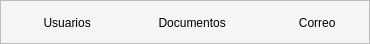
        <widget class="QFrame" name="frameMenu">
         <property name="styleSheet">
          <string notr="true">QFrame {
background-color: rgb(246, 245, 244);
}

QPushButton, QToolButton {
background-color: transparent;
border-radius: 20px;
}

QPushButton:hover, QToolButton:hover {
background-color: rgb(222, 221, 218);
opacity: 0.8;
border-radius: 20px;
}</string>
         </property>
         <property name="frameShape">
          <enum>QFrame::StyledPanel</enum>
         </property>
         <property name="frameShadow">
          <enum>QFrame::Raised</enum>
         </property>
         <widget class="QPushButton" name="usersBtn">
          <property name="geometry">
           <rect>
            <x>20</x>
            <y>10</y>
            <width>91</width>
            <height>25</height>
           </rect>
          </property>
          <property name="text">
           <string> Usuarios</string>
          </property>
          <property name="icon">
           <iconset>
            <normaloff>users-icon.jpg</normaloff>users-icon.jpg</iconset>
          </property>
          <property name="iconSize">
           <size>
            <width>25</width>
            <height>25</height>
           </size>
          </property>
         </widget>
         <widget class="QPushButton" name="docsBtn">
          <property name="geometry">
           <rect>
            <x>120</x>
            <y>10</y>
            <width>141</width>
            <height>25</height>
           </rect>
          </property>
          <property name="text">
           <string> Documentos</string>
          </property>
          <property name="icon">
           <iconset>
            <normaloff>docs.png</normaloff>docs.png</iconset>
          </property>
          <property name="iconSize">
           <size>
            <width>23</width>
            <height>23</height>
           </size>
          </property>
         </widget>
         <widget class="QPushButton" name="emailsBtn">
          <property name="geometry">
           <rect>
            <x>270</x>
            <y>10</y>
            <width>91</width>
            <height>25</height>
           </rect>
          </property>
          <property name="text">
           <string> Correo</string>
          </property>
          <property name="icon">
           <iconset>
            <normaloff>correo.png</normaloff>correo.png</iconset>
          </property>
          <property name="iconSize">
           <size>
            <width>25</width>
            <height>25</height>
           </size>
          </property>
         </widget>
        </widget>
